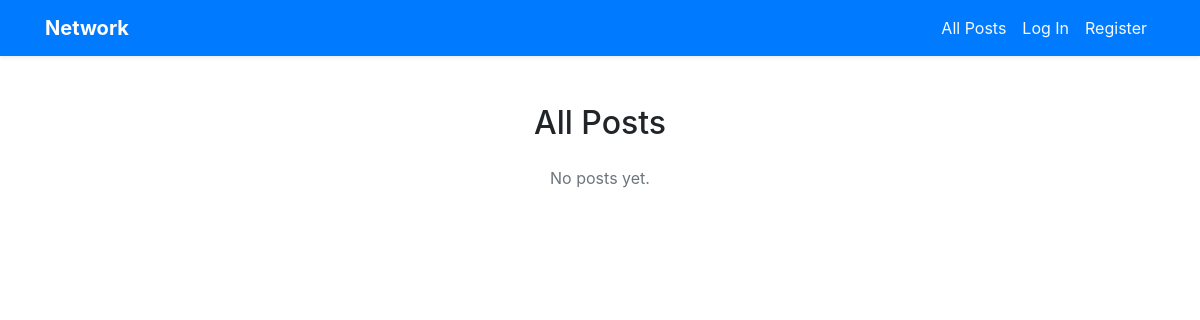
Before: / with the older database file.
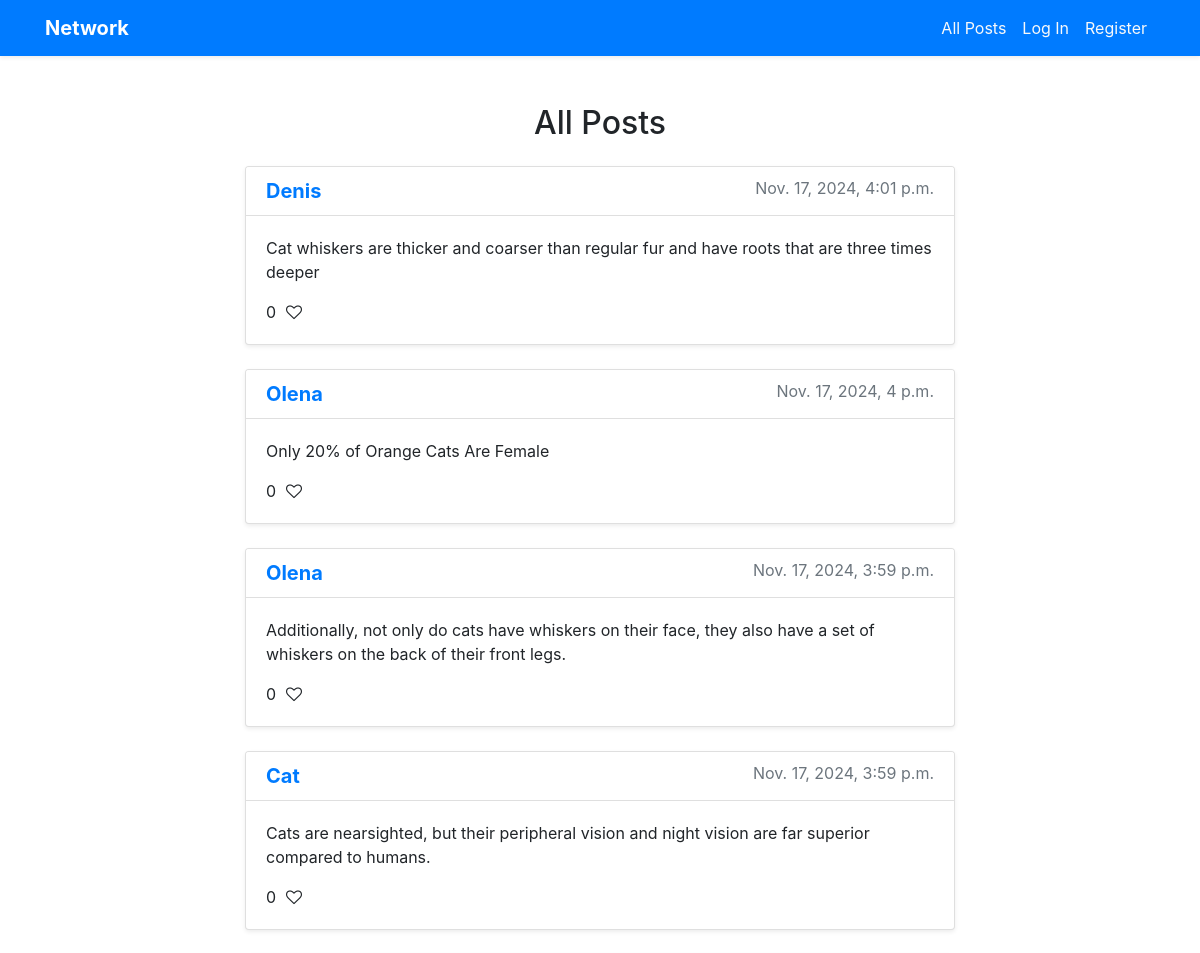
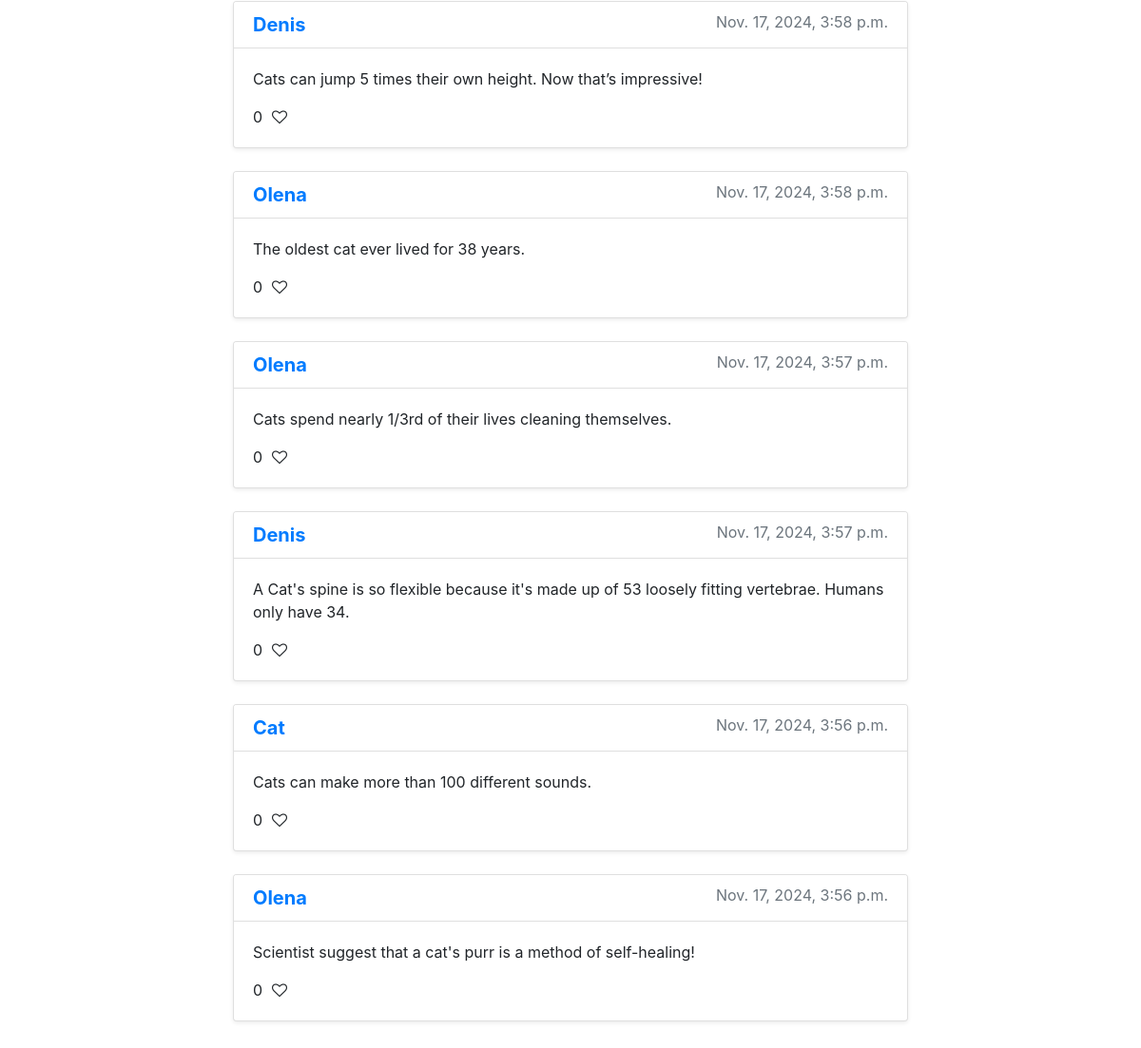
After: the same page with the newer database file (2 pictures, top to bottom).
### network/models.py (models this page shows, shortened)
class Post(models.Model):
    user = models.ForeignKey(User, on_delete=models.CASCADE, related_name="posts")
    content = models.TextField()
    timestamp = models.DateTimeField(auto_now_add=True)
    def like_count(self):
        return self.likes.count()

class User(AbstractUser):
    pass

### network/views.py (the view)
# urls.py: path("", views.index, name="index"),
def index(request):
    posts_list = Post.objects.all().order_by("-timestamp")
    paginator = Paginator(posts_list, 10)
    page_number = request.GET.get('page')
    posts = paginator.get_page(page_number)
    liked_posts = [post.id for post in posts if post.likes.filter(user=request.user).exists()] if request.user.is_authenticated else []
    return render(request, "network/index.html", {
        "posts": posts,
        "liked_posts": liked_posts,
    })

### network/templates/network/index.html (shortened to what this page needs)
{% extends "network/layout.html" %}
{% load static %}
{% block body %}
    <div class="container mt-5">
        <h2 class="text-center mb-4">All Posts</h2>
        <div class="row justify-content-center">
            {% for post in posts %}
                <div class="col-md-8 post mb-4">
                    <div class="card shadow-sm">
                        <div class="card-header bg-white">
                            <h5 class="card-title mb-0">
                                <a href="{% url 'profile' post.user.id %}" class="text-primary font-weight-bold">
                                    {{ post.user.username }}
                                </a>
                                <small class="text-muted float-right">{{ post.timestamp }}</small>
                            </h5>
                        </div>
                        <div class="card-body">
                            <p id="post-content-{{ post.id }}" class="card-text">{{ post.content }}</p>
                            <div class="d-flex align-items-center mt-3">
                                <div class="like-section mr-3">
                                    <span id="like-count-{{ post.id }}" class="like-count">{{ post.like_count }}</span>
                                    <i class="fa {% if post.id in liked_posts %}fa-heart{% else %}fa-heart-o{% endif %} like-icon" data-post-id="{{ post.id }}"></i>
                                </div>
                            </div>
                        </div>
                    </div>
                </div>
            {% empty %}
                <div class="col-md-8">
                    <p class="text-center text-muted">No posts yet.</p>
                </div>
            {% endfor %}
        </div>
        <nav aria-label="Page navigation" class="d-flex justify-content-center mt-4">
        </nav>
    </div>
{% endblock %}

### network/templates/network/layout.html (shortened to what this page needs)
{% load static %}
<!DOCTYPE html>
<html lang="en">
    <head>
        <link rel="stylesheet" href="https://stackpath.bootstrapcdn.com/bootstrap/4.4.1/css/bootstrap.min.css">
        <link href="{% static 'network/styles.css' %}" rel="stylesheet">
        <link rel="stylesheet" href="https://cdnjs.cloudflare.com/ajax/libs/font-awesome/4.7.0/css/font-awesome.min.css">
    </head>
    <body>
        <nav class="navbar navbar-expand-lg navbar-dark bg-primary shadow-sm">
            <div class="container">
                <a class="navbar-brand font-weight-bold" href="{% url 'index' %}">Network</a>
                <div class="collapse navbar-collapse" id="navbarNav">
                    <ul class="navbar-nav ml-auto">
                        <li class="nav-item">
                            <a class="nav-link text-light" href="{% url 'all_posts' %}">All Posts</a>
                        </li>
                        {% if user.is_authenticated %}
                            <li class="nav-item">
                                <a class="nav-link text-light" href="{% url 'create_post' %}">Create Post</a>
                            </li>
                            <li class="nav-item">
                                <a class="nav-link text-light" href="{% url 'logout' %}">Log Out</a>
                            </li>
                        {% else %}
                            <li class="nav-item">
                                <a class="nav-link text-light" href="{% url 'login' %}">Log In</a>
                            </li>
                            <li class="nav-item">
                                <a class="nav-link text-light" href="{% url 'register' %}">Register</a>
                            </li>
                        {% endif %}
                    </ul>
                </div>
            </div>
        </nav>
        <div class="container mt-5">
            {% block body %}
            {% endblock %}
        </div>
    </body>
</html>

### network/static/network/styles.css (style rules this page uses)
.like-section { display: flex; align-items: center; }
.like-icon { font-size: 24px; margin-left: 10px; cursor: pointer; transition: color 0.3s ease; }

Changed rows visible on the page:
added Post: user.username "Denis", timestamp "Nov. 17, 2024, 4:01 p.m.", content "Cat whiskers are thicker and coarser than regular fur and have roots that are three times deeper", like_count "0"
added Post: user.username "Olena", timestamp "Nov. 17, 2024, 4 p.m.", content "Only 20% of Orange Cats Are Female", like_count "0"
added Post: user.username "Olena", timestamp "Nov. 17, 2024, 3:59 p.m.", content "Additionally, not only do cats have whiskers on their face, they also have a set of whiskers on the back of their front legs.", like_count "0"
added Post: user.username "Cat", timestamp "Nov. 17, 2024, 3:59 p.m.", content "Cats are nearsighted, but their peripheral vision and night vision are far superior compared to humans.", like_count "0"
added Post: user.username "Denis", timestamp "Nov. 17, 2024, 3:58 p.m.", content "Cats can jump 5 times their own height. Now that’s impressive!", like_count "0"
added Post: user.username "Olena", timestamp "Nov. 17, 2024, 3:58 p.m.", content "The oldest cat ever lived for 38 years.", like_count "0"
added Post: user.username "Olena", timestamp "Nov. 17, 2024, 3:57 p.m.", content "Cats spend nearly 1/3rd of their lives cleaning themselves.", like_count "0"
added Post: user.username "Denis", timestamp "Nov. 17, 2024, 3:57 p.m.", content "A Cat's spine is so flexible because it's made up of 53 loosely fitting vertebrae. Humans only have 34.", like_count "0"
added Post: user.username "Cat", timestamp "Nov. 17, 2024, 3:56 p.m.", content "Cats can make more than 100 different sounds.", like_count "0"
added Post: user.username "Olena", timestamp "Nov. 17, 2024, 3:56 p.m.", content "Scientist suggest that a cat's purr is a method of self-healing!", like_count "0"
Other visible differences:
text no longer shown: "No posts yet."
